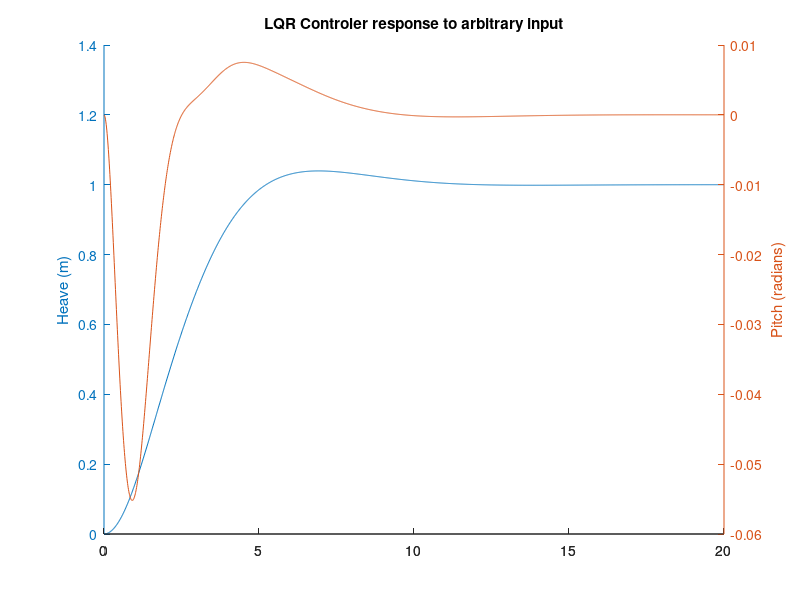

Write MATLAB code to recreate this figure.
clc
clear
close all

%Defining parameters
rho=997;      %[kg/m^3]   Water density
area=0.024;    %[m^2]      Area of the foil
U=5;        %[m/s]      Hydrofoil speed in x direction
mass=38;       %[kg]       Hydrofoil mass
d_a=0.5;       %[m]
d_f=0.5;       %[m]
I_yy=6.8;        %[kg/m^2]

%Initial conditions
z=0.4;          %[m] initial Height
z_dot=0;        %[m/s] initial velocity in z direction    
theta=0;        % initial pitch   
theta_dot=0;    % initial pitch rate

%Derivatives with respect to various parameters

Dclf_O_Dalpha=0.06;       %From Flyingfish documentation Figure 2-7
Dcla_O_Dalpha=0.06;       %From Flyingfish documentation Figure 2-7
Dcdf_O_Dalpha=0.00375;    %From Flyingfish documentation Figure 2-7
Dcda_O_Dalpha=0.00375;    %From Flyingfish documentation Figure 2-7

Dalpha_O_Dtheta=1;
Dalpha_O_Dz_dot=1/U;

Dalpha_f_O_Dtheta_dot=d_f/U;
Dalpha_a_O_Dtheta_dot=d_a/U;

Dalpha_O_Ddelta_f=1;
Dalpha_O_Ddelta_a=1;

%Defining states and input
%x_dot=[z_dot theta_dot z_dbldot theta_dbldot];
%x=[z theta z_dot theta_dot];
%u=[delta_f delta_a];

%Defining components of A matrix in state space equation x_dot=Ax+Bu
Constant_1=(-rho*area*U^2)/(2*mass);
A32=Constant_1*(Dclf_O_Dalpha*Dalpha_O_Dtheta+Dcla_O_Dalpha*Dalpha_O_Dtheta+Dcdf_O_Dalpha*Dalpha_O_Dtheta+Dcda_O_Dalpha*Dalpha_O_Dtheta);
A33=Constant_1*(Dclf_O_Dalpha*Dalpha_O_Dz_dot+Dcla_O_Dalpha*Dalpha_O_Dz_dot+Dcdf_O_Dalpha*Dalpha_O_Dz_dot+Dcda_O_Dalpha*Dalpha_O_Dz_dot);
A34=Constant_1*(Dclf_O_Dalpha*Dalpha_f_O_Dtheta_dot+Dcla_O_Dalpha*Dalpha_a_O_Dtheta_dot+Dcdf_O_Dalpha*Dalpha_f_O_Dtheta_dot+Dcda_O_Dalpha*Dalpha_a_O_Dtheta_dot);

Constant_2=(-rho*area*U^2)/(2*I_yy);
A42=Constant_2*(Dclf_O_Dalpha*Dalpha_O_Dtheta+Dcla_O_Dalpha*Dalpha_O_Dtheta+Dcdf_O_Dalpha*Dalpha_O_Dtheta+Dcda_O_Dalpha*Dalpha_O_Dtheta);
A43=Constant_2*(Dclf_O_Dalpha*Dalpha_O_Dz_dot+Dcla_O_Dalpha*Dalpha_O_Dz_dot+Dcdf_O_Dalpha*Dalpha_O_Dz_dot+Dcda_O_Dalpha*Dalpha_O_Dz_dot);
A44=Constant_2*(Dclf_O_Dalpha*Dalpha_f_O_Dtheta_dot+Dcla_O_Dalpha*Dalpha_a_O_Dtheta_dot+Dcdf_O_Dalpha*Dalpha_f_O_Dtheta_dot+Dcda_O_Dalpha*Dalpha_a_O_Dtheta_dot);

A=[0    0   1   0;
    0   0   0   1;
    0   A32 A33 A34;
    0   A42 A43 A44];

%Defining components of B matrix in state space equation x_dot=Ax+Bu
B31=Constant_1*(Dclf_O_Dalpha*Dalpha_O_Ddelta_f+Dcdf_O_Dalpha*Dalpha_O_Ddelta_f);
B32=Constant_1*(Dclf_O_Dalpha*Dalpha_O_Ddelta_a+Dcdf_O_Dalpha*Dalpha_O_Ddelta_a);
B41=-Constant_2*(Dclf_O_Dalpha*Dalpha_O_Ddelta_f+Dcdf_O_Dalpha*Dalpha_O_Ddelta_f);
B42=Constant_2*(Dclf_O_Dalpha*Dalpha_O_Ddelta_a+Dcdf_O_Dalpha*Dalpha_O_Ddelta_a);

B=[0    0;
   0    0;
   B31  B32;
   B41	B42];

%Defining C and D
C = [1 0 0 0;
     0 1 0 0];
 
D = [0  0;
     0  0];

%Print matrixes A B C D
A,B,C,D

%Defining states and input and output and finding the open loop poles

states = {'z' 'theta' 'z_dot' 'theta_dot'};
inputs = {'delta_f';'delta_a'};
outputs = {'z'; 'theta'};

sys_ss = ss(A,B,C,D,'statename',states,'inputname',inputs,'outputname',outputs);

poles = eig(A)

%generate the controllability matrix
co = ctrb(sys_ss);
controllability = rank(co)

%LQR Controller
Q = C'*C;
Q(1,1) = 100;
Q(2,2) = 500;
R = [500  0;
    0   100];
K = lqr(A,B,Q,R)

Ac = [(A-B*K)];
Bc = [B];
Cc = [C];
% Dc = [D];
Dc_new =     [0  0  0   0;
              0  0  0   0];

states = {'z' 'theta' 'z_dot' 'theta_dot'};
% inputs = {'delta_cr_f';'delta_cr_a'};
inputs =  {'z2';'theta2';'z_dot2';'theta_dot2'};
outputs = {'z'; 'theta'};

% sys_cl = ss(Ac,Bc,Cc,Dc,'statename',states,'inputname',inputs,'outputname',outputs);
% Lc=inv(dcgain(sys_cl))
% sys_cl = ss(Ac,Bc*Lc,Cc,Dc,'statename',states,'inputname',inputs,'outputname',outputs);
sys_cl = ss(Ac,Bc*K,Cc,Dc_new,'statename',states,'inputname',inputs,'outputname',outputs);

t = 0:0.01:20;

inp =[1*ones(size(t));zeros(size(t));zeros(size(t));zeros(size(t))];
[y,t,x]=lsim(sys_cl,inp,t);
hold on
[Axis,H1,H2] = plotyy(t,y(:,1),t,y(:,2),'plot');
set(get(Axis(1),'Ylabel'),'String','Heave (m)')
set(get(Axis(2),'Ylabel'),'String','Pitch (radians)')
title('LQR Controler response to arbitrary input')
